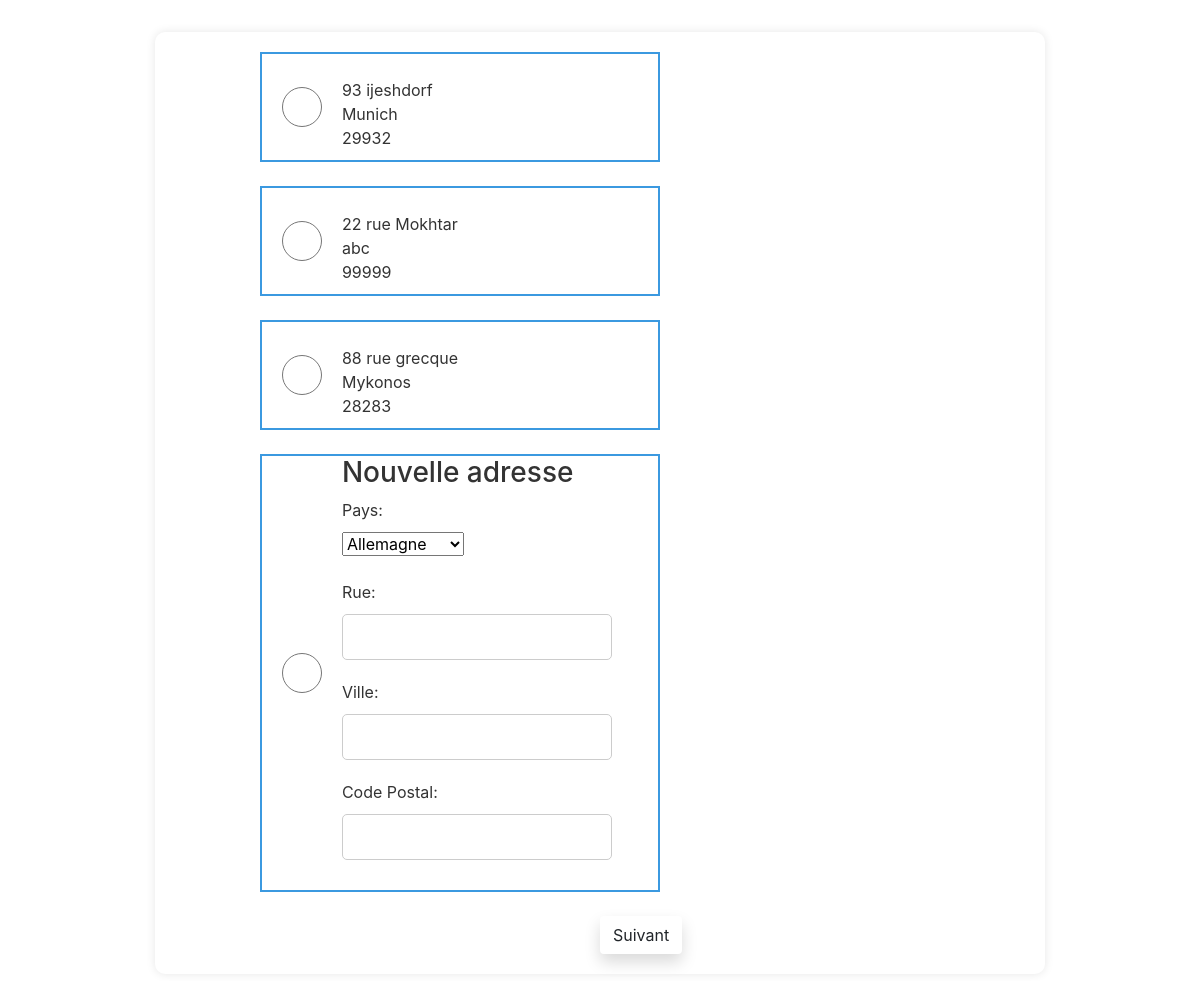
The app's page /cart/checkout/index.php (signed in) with its own data.
### tables this page shows
CREATE TABLE `adresses` (
  `AdressId` int(11) NOT NULL,
  `UserId` int(11) DEFAULT NULL,
  `Street` varchar(25) DEFAULT NULL,
  `City` varchar(90) DEFAULT NULL,
  `Country` varchar(20) DEFAULT NULL,
  `PostalCode` char(5) DEFAULT NULL
);

### cart/checkout/index.php (the view, shortened to what this page needs)
<?php session_start();
require_once("../../utils/connect.php");
$cartId = $db->query('SELECT * FROM cart WHERE UserId=' . $_SESSION["user"]["userId"] . ';')->fetch_assoc();
?>
<!DOCTYPE html>
<html lang="en">
<head>
    <link href="https://stackpath.bootstrapcdn.com/bootstrap/4.3.1/css/bootstrap.min.css" rel="stylesheet" />
    <link rel="stylesheet" href="../../CSS/checkout.css">
</head>
<body>
    <div class="container-fluid">
        <div class="form-container">
            <form id="form-adress" method="POST" action="adress_valid.php">
                <?php
                $adresses = $db->query('SELECT * FROM adresses WHERE UserId =' . $_SESSION["user"]["userId"]);
                if ($adresses->num_rows > 0) {
                    ?>
                    <div class="adress-list">
                        <?php
                        foreach ($adresses as $adresse) {
                            ?>
                            <div class="adress-items" id="adress-items">
                                <input type="radio" name="adress-id" value="<?= $adresse['AdressId'] ?>" required>
                                <label class="">
                                    <div class="adress-country">
                                    </div>
                                    <div class="adress-street">
                                        <?= $adresse['Street'] ?>
                                    </div>
                                    <div class="adress-city">
                                        <?= $adresse['City'] ?>
                                    </div>
                                    <div class="adress-postal-code">
                                        <?= $adresse['PostalCode'] ?>
                                    </div>
                                </label>
                            </div>
                            <br>
                            <?php
                        }
                }
                ?>
                    <div class="adress-items" id="adress-items">
                        <input type="radio" name="adress-id" value="new" required>
                        <label class="new-adress">
                            <h3>Nouvelle adresse</h3>
                            <label for="form-adress-country">Pays:</label>
                            <select name="form-adress-country" id="form-adress-country">
                                <option value="DE">Allemagne</option>
                            </select><br><br>
                            <label for="form-adress-street">Rue:</label>
                            <input type="text" id="form-adress-street" name="form-adress-street"><br>
                            <label for="form-adress-city">Ville:</label>
                            <input type="text" id="form-adress-city" name="form-adress-city"><br>
                            <label for="form-adress-postal-code">Code Postal:</label>
                            <input type="text" id="form-adress-postal-code" name="form-adress-postal-code"><br>
                        </label>
                    </div>
                </div>
            </form>
            <button type="submit" form="form-adress" class="shadow btn custom-btn next-button">Suivant</button>
        </div>
    </div>
</body>
</html>

### CSS/checkout.css (style rules this page uses)
.adress-items { display: flex; flex-direction: row; width: 400px; border: #3b99e0 2px solid; }
.form-container { box-shadow: 0px 2px 10px rgba(0, 0, 0, 0.075); background-color: white; justify-content: center; margin-top: 2rem; margin-left: 12%; margin-right: 12%; padding: 20px; margin-bottom: 64px; background-color: #fff; border-radius: 10px; box-shadow: 0 0 10px rgba(0, 0, 0, 0.1); }
.form-container form { margin-left: 10%; margin-right: 10%; }
.form-container label { display: block; margin-bottom: 10px; color: #333; }
.form-container input { width: 100%; padding: 10px; margin-bottom: 20px; border-radius: 5px; border: 1px solid #ccc; }
input[type="checkbox"], input[type="radio"] { width: 10%; padding: 10px; margin: 20px; border-radius: 5px; border: 1px solid #ccc; }
.next-button { margin: 50%; margin-bottom: 0; margin-top: 24px; }

### records on screen
adresses: Street "93 ijeshdorf", City "Munich", PostalCode "29932"
adresses: Street "22 rue Mokhtar", City "abc", PostalCode "99999"
adresses: Street "88 rue grecque", City "Mykonos", PostalCode "28283"
